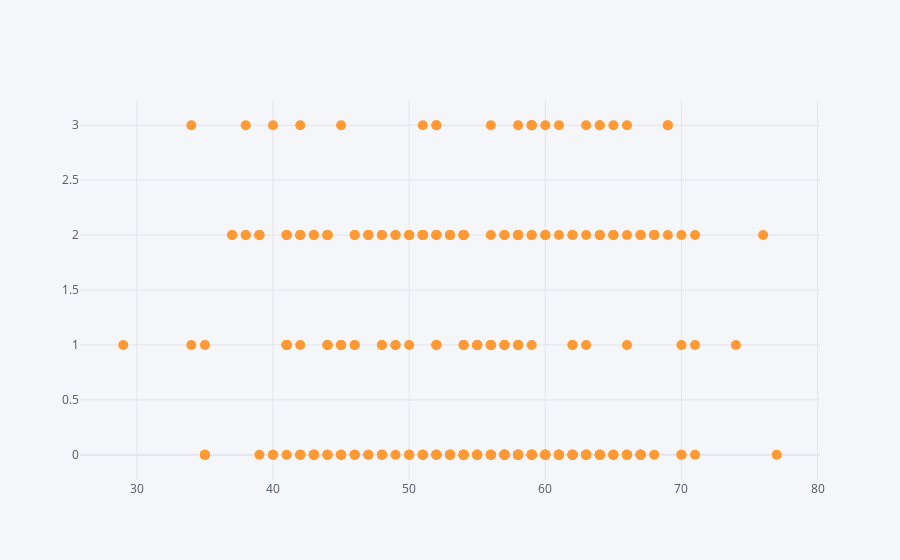

Here is the notebook cell this chart was saved with:
### Code cell
df.iplot(kind='scatter', x='age', y='cp', mode='markers',size=10)

### Figure 1 — Plotly figure (JSON) as saved in the notebook; plotly's stock layout.template omitted (floating-point values rounded to 4 significant figures; data arrays with more than 128 entries replaced by an {"elided": "..."} marker saying what was removed)
{"data": [{"line": {"color": "rgba(255, 153, 51, 1.0)", "dash": "solid", "shape": "linear", "width": 1.3}, "marker": {"size": 10, "symbol": "circle"}, "mode": "markers", "name": "cp", "text": "", "type": "scatter", "x": {"elided": "303 int values"}, "y": {"elided": "303 int values"}}], "layout": {"legend": {"bgcolor": "#F5F6F9", "font": {"color": "#4D5663"}}, "paper_bgcolor": "#F5F6F9", "plot_bgcolor": "#F5F6F9", "title": {"font": {"color": "#4D5663"}}, "xaxis": {"gridcolor": "#E1E5ED", "showgrid": true, "tickfont": {"color": "#4D5663"}, "title": {"font": {"color": "#4D5663"}, "text": ""}, "zerolinecolor": "#E1E5ED"}, "yaxis": {"gridcolor": "#E1E5ED", "showgrid": true, "tickfont": {"color": "#4D5663"}, "title": {"font": {"color": "#4D5663"}, "text": ""}, "zerolinecolor": "#E1E5ED"}}}
